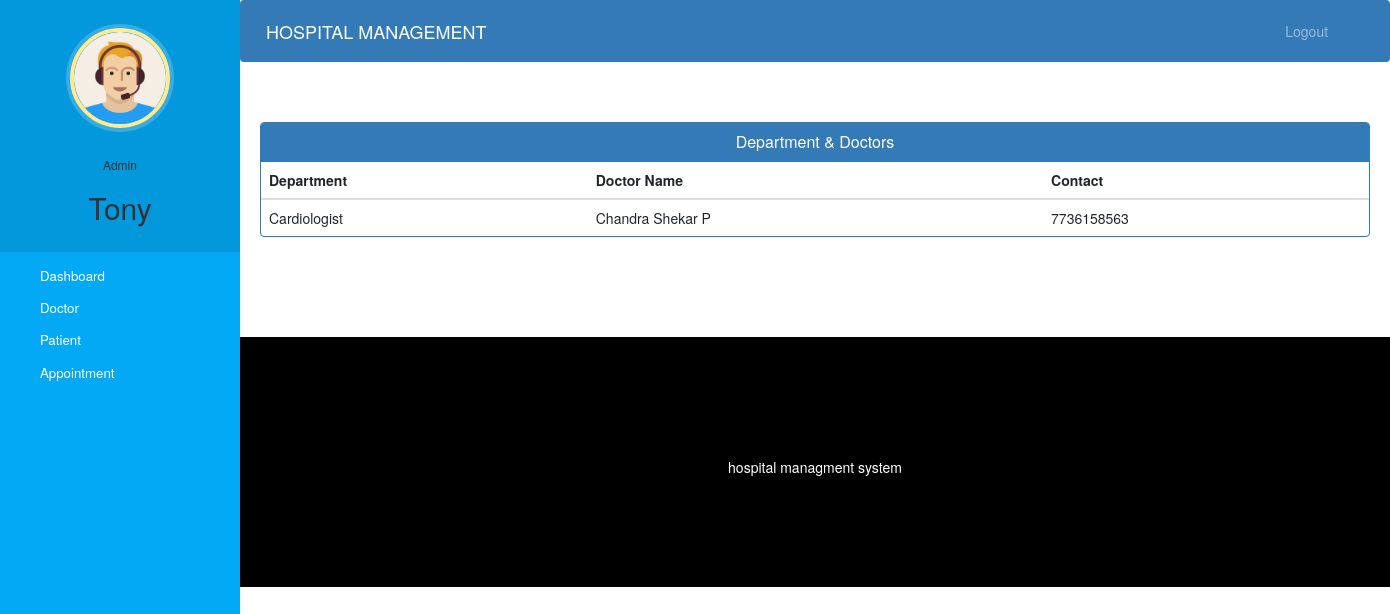
The page /admin-view-doctor-specialisation (signed in) on the database its author committed.
### hospital/models.py (models this page shows, shortened)
class Doctor(models.Model):
    user=models.OneToOneField(User,on_delete=models.CASCADE)
    profile_pic= models.ImageField(upload_to='profile_pic/DoctorProfilePic/',null=True,blank=True)
    address = models.CharField(max_length=40)
    mobile = models.CharField(max_length=20,null=True)
    department= models.CharField(max_length=50,choices=departments,default='Cardiologist')
    status=models.BooleanField(default=False)
    @property
    def get_name(self):
        return self.user.first_name+" "+self.user.last_name

### hospital/views.py (the view)
# urls.py: path('admin-view-doctor-specialisation',views.admin_view_doctor_specialisation_view,name='admin-view-doctor-specialisation'),
@login_required(login_url='adminlogin')
@user_passes_test(is_admin)
def admin_view_doctor_specialisation_view(request):
    doctors=models.Doctor.objects.all().filter(status=True)
    return render(request,'hospital/admin_view_doctor_specialisation.html',{'doctors':doctors})

### hospital/views.py (called while the page is built)
def is_admin(user):
    return user.groups.filter(name='ADMIN').exists()

### templates/hospital/admin_view_doctor_Specialisation.html (shortened to what this page needs)
{% extends 'hospital/admin_base.html' %}
{% block content %}
<head>
  <link href="//netdna.bootstrapcdn.com/bootstrap/3.0.0/css/bootstrap.min.css" rel="stylesheet" id="bootstrap-css">
</head>
<div class="container">
  <div class="panel panel-primary">
    <div class="panel-heading">
      <h6 class="panel-title">Department & Doctors</h6>
    </div>
    <table class="table table-hover" id="dev-table">
      <thead>
        <tr>
          <th>Department</th>
          <th>Doctor Name</th>
          <th>Contact</th>
        </tr>
      </thead>
      {% for d in doctors %}
      <tr>
        <td>{{d.department}}</td>
        <td> {{d.get_name}}</td>
        <td>{{d.mobile}}</td>
      </tr>
      {% endfor %}
    </table>
  </div>
</div>
{% endblock content %}

### templates/hospital/admin_base.html (shortened to what this page needs)
<!DOCTYPE html>
{% load static %}
<html lang="en">
<head>
  <link rel="stylesheet" href="https://stackpath.bootstrapcdn.com/bootstrap/4.3.1/css/bootstrap.min.css">
  <link rel="stylesheet" href="https://maxcdn.bootstrapcdn.com/font-awesome/4.7.0/css/font-awesome.min.css">
  <link rel="stylesheet" href="{% static '/style.css' %}">
</head>
<body>
  <nav class="menu" tabindex="0">
    <header class="avatar">
      <img src="{% static "images/adminpropic.png" %}" />
      <br><br>
      <h6>Admin</h6>
      <h2>{{request.user.first_name}}</h2>
    </header>
    <ul>
      <li tabindex="0" class="icon-dashboard"> <a style="color:white; text-decoration:none;" href="/admin-dashboard"><span>Dashboard</span></a> </li>
      <li tabindex="0" class="icon-customers"> <a style="color:white; text-decoration:none;" href="/admin-doctor"><span>Doctor</span></a></li>
      <li tabindex="0" class="icon-users"> <a style="color:white; text-decoration:none;" href="/admin-patient"><span>Patient</span></a></li>
      <li tabindex="0" class="icon-calendar"> <a style="color:white; text-decoration:none;" href="/admin-appointment"><span>Appointment</span></a></li>
    </ul>
  </nav>
  <main>
    <div class="bs-example">
      <nav class="navbar navbar-expand-md  navbar-dark fixed-top" style="background:#337AB7;">
        <a href="/admin-dashboard" class="navbar-brand">HOSPITAL MANAGEMENT</a>
        <div class="collapse navbar-collapse justify-content-between" id="navbarCollapse">
          <div class="navbar-nav" style=" margin-left: 90%;">
            <a href="/logout" class="nav-item nav-link">Logout</a>
          </div>
        </div>
      </nav>
    </div>
    <br><br>
    {% block content %}
    {% endblock content %}
    <br><br><br><br>
    <footer>
      <br>
      <div class="container">
        <div class="row">
          <div class="col-md-12 col-sm-12">
            <div style="color:#ffffff;" class="wow fadeInUp footer-copyright">
              <p>
                 hospital managment system </p>
            </div>
          </div>
        </div>
      </div>
    </footer>
  </main>
</body>
</html>

### static/style.css (style rules this page uses)
body { padding-left: 240px; }
main { position: relative; height: 100vh; }
.menu { background: #5bc995; height: 100vh; width: 240px; position: fixed; top: 0px; left: 0; z-index: 5; outline: none; }
.menu .avatar { background: rgba(0, 0, 0, 0.1); padding: 2em 0.5em; text-align: center; }
.menu .avatar img { width: 100px; border-radius: 50%; overflow: hidden; border: 4px solid #ffea92; box-shadow: 0 0 0 4px rgba(255, 255, 255, 0.2); }
.menu .avatar h2 { font-weight: normal; margin-bottom: 0; }
.menu ul { list-style: none; padding: 0.5em 0; margin: 0; }
.menu ul li { padding: 0.5em 1em 0.5em 3em; font-size: 0.95em; font-weight: regular; background-repeat: no-repeat; background-position: left 15px center; background-size: auto 20px; transition: all 0.15s linear; cursor: pointer; }
.menu ul li.icon-dashboard { background-image: url("http://www.entypo.com/images//gauge.svg"); }
.menu ul li.icon-customers { background-image: url("http://www.entypo.com/images//briefcase.svg"); }
.menu ul li.icon-users { background-image: url("http://www.entypo.com/images//users.svg"); }
.menu ul li.icon-calendar { background-image: url("http://www.entypo.com/images//calendar.svg"); }

### templates/hospital/admin_base.html (style rules this page uses)
a:link { text-decoration: none; }
a { color: white; }
footer { padding: 0px 0px 0px 0px; background-color: black; margin: 0px; }
p { text-align: center; }
body { padding-left: 240px; }
main { position: relative; height: 100vh; }
.menu { background: #03a9f4; height: 100vh; width: 240px; position: fixed; top: 0px; left: 0; z-index: 5; outline: none; }
.menu .avatar { background: rgba(0, 0, 0, 0.1); padding: 2em 0.5em; text-align: center; }
.menu .avatar img { width: 100px; border-radius: 50%; overflow: hidden; border: 4px solid #ffea92; box-shadow: 0 0 0 4px rgba(255, 255, 255, 0.2); }
.menu .avatar h2 { font-weight: normal; margin-bottom: 0; }
.menu ul { list-style: none; padding: 0.5em 0; margin: 0; }
.menu ul li { padding: 0.5em 1em 0.5em 3em; font-size: 0.95em; font-weight: regular; background-repeat: no-repeat; background-position: left 15px center; background-size: auto 20px; transition: all 0.15s linear; cursor: pointer; }
.menu ul li.icon-dashboard { background-image: url("http://www.entypo.com/images//gauge.svg"); }
.menu ul li.icon-customers { background-image: url("http://www.entypo.com/images//briefcase.svg"); }
.menu ul li.icon-users { background-image: url("http://www.entypo.com/images//users.svg"); }
.menu ul li.icon-calendar { background-image: url("http://www.entypo.com/images//calendar.svg"); }

### templates/hospital/admin_view_doctor_Specialisation.html (style rules this page uses)
a:link { text-decoration: none; }
h6 { text-align: center; }
.row { margin: 100px; }

### rows shown on the page
Doctor: department "Cardiologist", get_name "Chandra Shekar P", mobile "7736158563"

### other values the page prints
{{ request.user.first_name }} "Tony"
